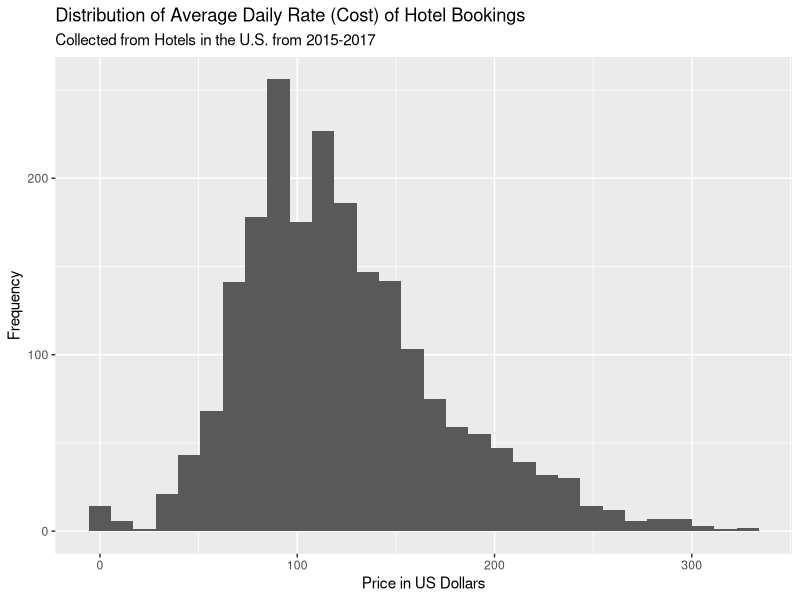
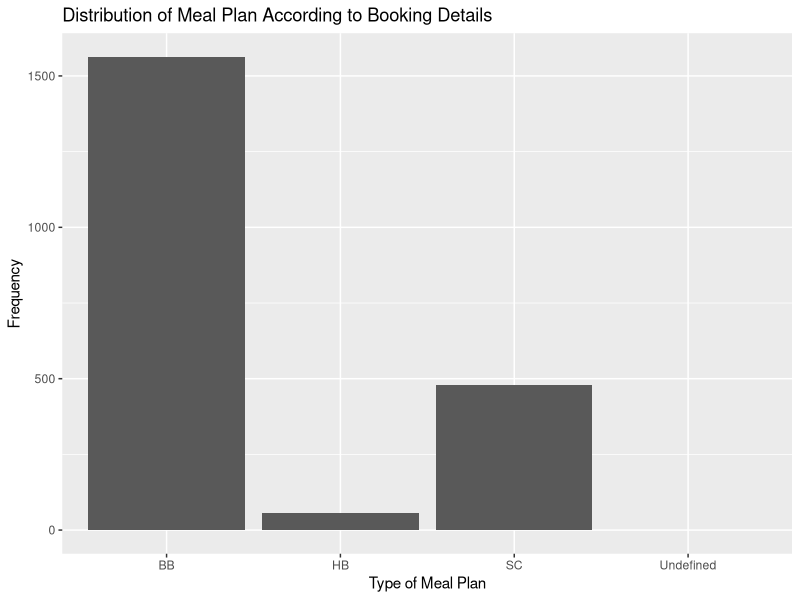
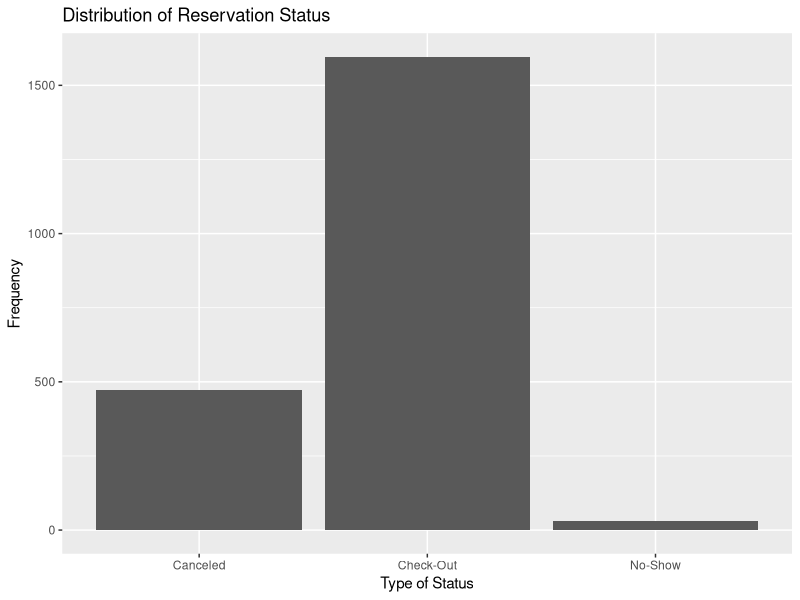
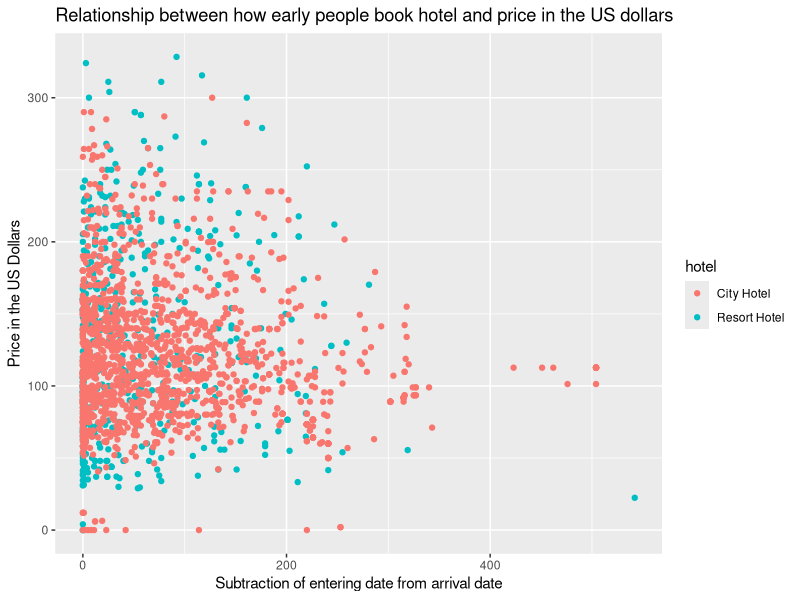
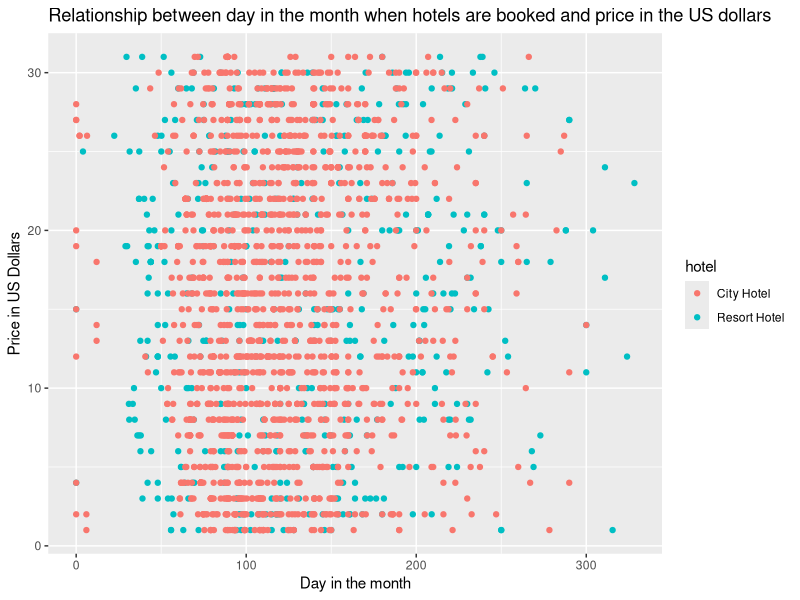
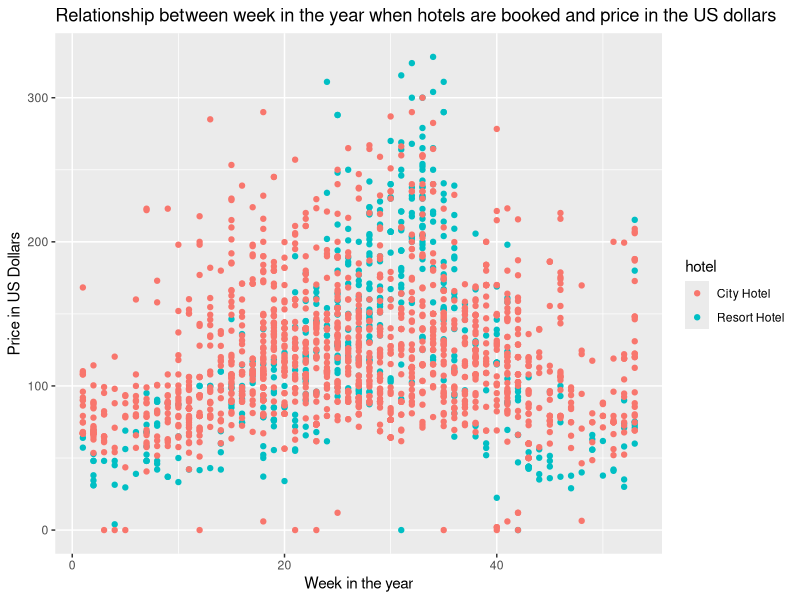
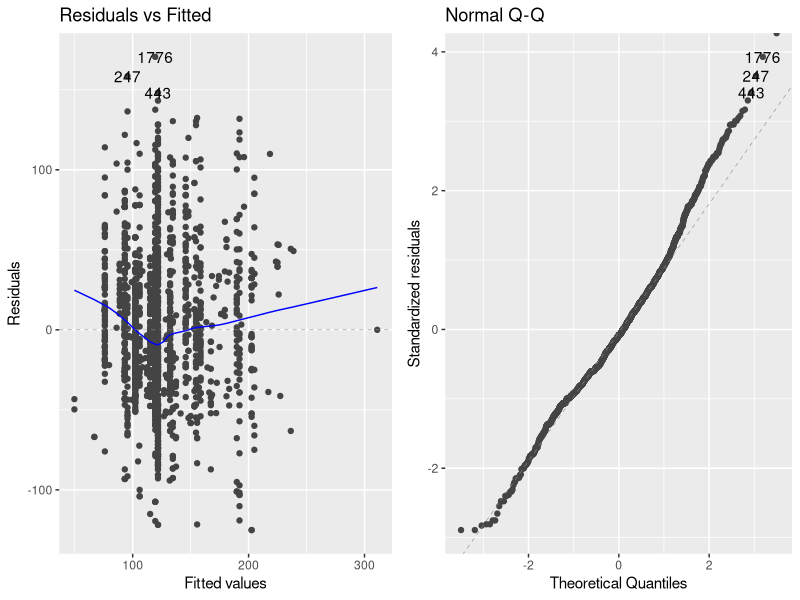
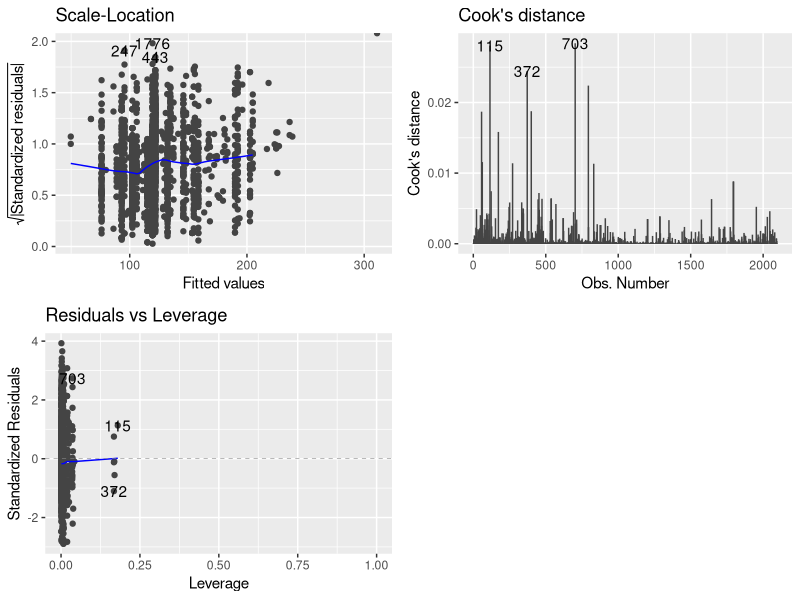

R code for these plots, in order:
## ---- chunk 1
knitr::opts_chunk$set(echo = TRUE)
## ---- chunk 2
library(tidyverse)
library(broom)
library(knitr)
library(ggfortify)
## ---- chunk 3
hotels <- read_csv("data/hotels_reduced.csv")
## ---- chunk 4
hotels$total_stay_length <- hotels$stays_in_week_nights + hotels$stays_in_weekend_nights
## ---- chunk 5
ggplot(data = hotels, aes(x = adr)) +
  geom_histogram() + 
  labs(x = "Price in US Dollars",
       y = "Frequency", 
       title = "Distribution of Average Daily Rate (Cost) of Hotel Bookings",
       subtitle = "Collected from Hotels in the U.S. from 2015-2017")

## ---- chunk 6
hotels %>%
    summarise(mean = mean(adr), 
              median = median(adr), 
              sd = sd(adr),
              min = min(adr),
              max = max(adr),
              iqr = IQR(adr))%>%
kable(digits = 3)
## ---- chunk 7
adults <- sum(hotels$adults)
children <- sum(hotels$children)
babies <- sum(hotels$babies)

tb <- table(adults, children, babies)
kable(tb)
## ---- chunk 8
ggplot(data = hotels, aes(x = meal)) +
geom_bar() +
labs(title = "Distribution of Meal Plan According to Booking Details",
      y = "Frequency",
      x = "Type of Meal Plan") 
## ---- chunk 9
hotels %>%
  group_by(meal) %>%
  summarise(n = n(), mean = mean(adr), sd = sd(adr)) %>%
  kable(digits = 3)
## ---- chunk 10
ggplot(data = hotels, aes(x = reservation_status)) +
geom_bar() +
labs(title = "Distribution of Reservation Status",
  x = "Type of Status",
  y = "Frequency") 
## ---- chunk 11
hotels %>%
  group_by(hotel) %>%
  summarise(n = n(), mean = mean(adr), sd = sd(adr)) %>%
  kable(digits = 3)
## ---- chunk 12
ggplot(data = hotels, aes(x = lead_time, y = adr, color = hotel)) +
geom_point() +
labs(title = "Relationship between how early people book hotel and price in the US dollars",
  x = "Subtraction of entering date from arrival date",
  y = "Price in the US Dollars") 
## ---- chunk 13
ggplot(data = hotels, aes(x = adr, y = arrival_date_day_of_month, color=hotel)) +
geom_point() +
labs(title = "Relationship between day in the month when hotels are booked and price in the US dollars",
  x = "Day in the month",
  y = "Price in US Dollars") 
## ---- chunk 14
ggplot(data = hotels, aes(x = arrival_date_week_number, y = adr, color=hotel)) +
geom_point() +
labs(title = "Relationship between week in the year when hotels are booked and price in the US dollars",
  x = "Week in the year",
  y = "Price in US Dollars") 
## ---- chunk 15
resort_adr <- hotels[hotels$hotel == "Resort Hotel",]$adr
city_adr <- hotels[hotels$hotel == "City Hotel",]$adr

hotel_type_p_value <- t.test(resort_adr, city_adr)$p.value
print(hotel_type_p_value)
## ---- chunk 16
hotels$only_adults_present <- hotels$adults > 0 & hotels$children == 0 & hotels$babies == 0
hotels$kids_present <- hotels$children > 0 | hotels$babies > 0

adult_adr <- hotels[hotels$only_adults_present == TRUE,]$adr
kids_adr <- hotels[hotels$kids_present == TRUE,]$adr

resident_type_p_value <- t.test(adult_adr, kids_adr)$p.value
print(resident_type_p_value)
## ---- chunk 17
hotels$country <- NULL 
hotels$reserved_room_type <- NULL 
hotels$assigned_room_type <- NULL 
## ---- chunk 18
model <- lm(adr ~ adults + children + babies + hotel + meal + reservation_status, data = hotels)
## ---- chunk 19
# Residual + QQ Plots
autoplot(model, which = c(1,2))
## ---- chunk 20
tidy(model, conf.int = TRUE) %>%
kable(digits = 3)
## ---- chunk 21
autoplot(model, which = c(3, 4, 5))

#Leverage 
lev_threshold <- 2 * 2 / nrow(hotels) 
hotel_aug <- augment(model) 

hotel_aug %>%
filter(.hat > lev_threshold) %>% nrow()

# High Magnitude Residual 
hotel_aug %>%
filter(.std.resid < -3 | .std.resid > 3) %>% nrow()

# Influential Point 
hotel_aug %>%
filter(.cooksd > 1.0) %>% nrow()
 
## ---- chunk 22
hotel_aug <- hotel_aug %>%
mutate(outlier = if_else(.std.resid < -3 | .std.resid > 3, "Yes", "No"))

ggplot(hotel_aug, aes(x = adults, y = adr)) + geom_point(aes(color = outlier)) +
geom_smooth(method = "lm", se = FALSE) + labs(title = "PLotting of Outliers",
      y = "Average Daily Rate",
      x = "Adults") 
